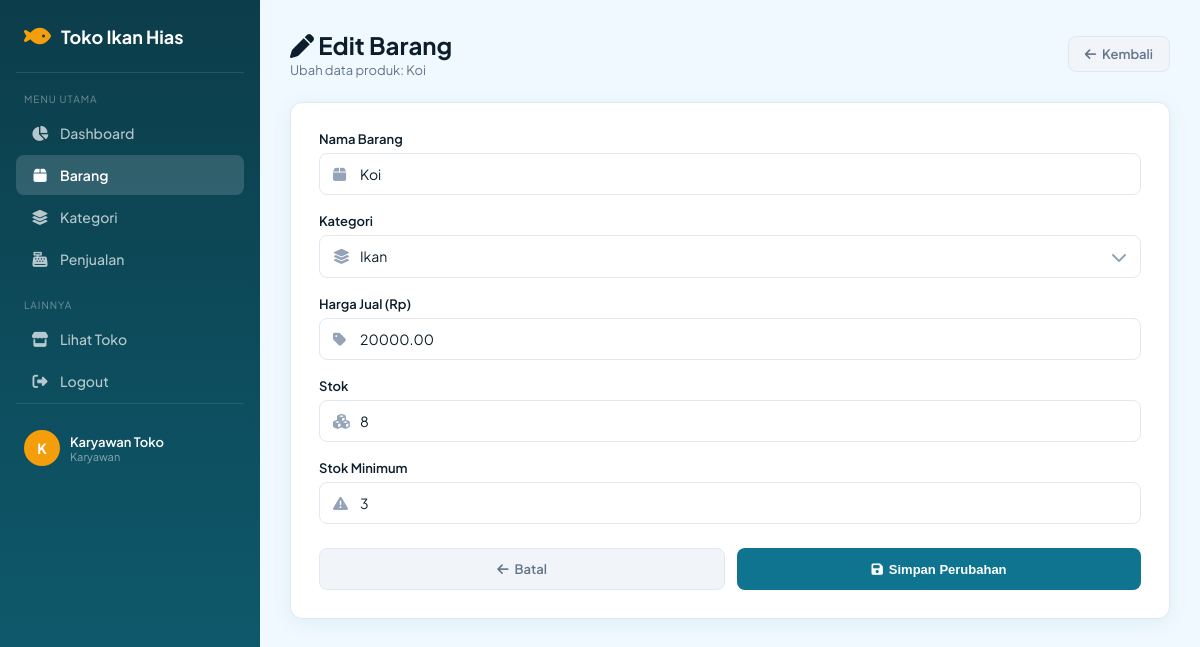
Screenshot of /MVC/index.php?page=barang&aksi=edit&id=4 (signed in) with the database file from the repository.
### tables this page shows
CREATE TABLE barang (
    id_barang INT AUTO_INCREMENT,
    id_kategori INT NOT NULL,
    nama_barang VARCHAR(50) NOT NULL,
    harga_jual DECIMAL(12, 2) NOT NULL DEFAULT 0.00,
    stok INT NOT NULL DEFAULT 0,
    stok_minimum INT NOT NULL DEFAULT 0,
    CONSTRAINT pk_barang PRIMARY KEY (id_barang),
    CONSTRAINT fk_barang_kategori FOREIGN KEY (id_kategori) REFERENCES kategori (id_kategori) ON UPDATE CASCADE ON DELETE RESTRICT,
    CONSTRAINT chk_barang_harga CHECK (harga_jual >= 0),
    CONSTRAINT chk_barang_stok CHECK (stok >= 0),
    CONSTRAINT chk_barang_stok_min CHECK (stok_minimum >= 0)
);

CREATE TABLE kategori (
    id_kategori INT AUTO_INCREMENT,
    nama_kategori VARCHAR(30) NOT NULL,
    CONSTRAINT pk_kategori PRIMARY KEY (id_kategori),
    CONSTRAINT uq_kategori_nama UNIQUE (nama_kategori)
);

### MVC/Model/Barang.php (called while the page is built, shortened)
<?php
require_once __DIR__ . '/../koneksi.php';
class Barang
{
    private mysqli $conn;
    public function __construct()
    {
        global $conn;
        $this->conn = $conn;
    }
    public function cariById(int $id): ?array
    {
        $stmt = $this->conn->prepare(
            'SELECT b.*, k.nama_kategori
             FROM barang b
             JOIN kategori k ON k.id_kategori = b.id_kategori
             WHERE b.id_barang = ?'
        );
        $stmt->bind_param('i', $id);
        $stmt->execute();
        $row = $stmt->get_result()->fetch_assoc();
        return $row;
    }
}

### MVC/Model/Kategori.php (called while the page is built, shortened)
<?php
require_once __DIR__ . '/../koneksi.php';
class Kategori
{
    private mysqli $conn;
    public function __construct()
    {
        global $conn;
        $this->conn = $conn;
    }
    public function semua(): array
    {
        $result = $this->conn->query('SELECT * FROM kategori ORDER BY id_kategori');
        return $result->fetch_all(MYSQLI_ASSOC);
    }
}

### MVC/View/admin/barang/edit.php (the view, shortened to what this page needs)
<!DOCTYPE html>
<html lang="id">
<head>
    <link rel="stylesheet" href="https://cdnjs.cloudflare.com/ajax/libs/font-awesome/6.4.0/css/all.min.css">
    <link rel="stylesheet" href="View/style.css">
</head>
<body>
<div class="admin-layout">
    <?php require __DIR__ . '/../../templates/sidebar.php'; ?>
    <main class="admin-main">
        <div class="page-header">
            <div>
                <h1><i class="fa-solid fa-pen"></i> Edit Barang</h1>
                <p>Ubah data produk: <?= htmlspecialchars($dataForm['nama_barang']) ?></p>
            </div>
            <a href="index.php?page=barang" class="btn btn-secondary"><i class="fa-solid fa-arrow-left"></i> Kembali</a>
        </div>
        <div class="card">
            <div class="form-body">
                <form action="index.php?page=barang&aksi=edit&id=<?= $dataForm['id_barang'] ?>" method="post">
                    <div class="form-group">
                        <label for="nama_barang">Nama Barang</label>
                        <div class="input-group">
                            <input type="text" id="nama_barang" name="nama_barang" class="form-control" value="<?= htmlspecialchars($dataForm['nama_barang']) ?>" required>
                        </div>
                    </div>
                    <div class="form-group">
                        <label for="id_kategori">Kategori</label>
                        <div class="input-group">
                            <select id="id_kategori" name="id_kategori" class="form-control" required>
                                <?php foreach ($dataKategori as $k): ?>
                                <option value="<?= $k['id_kategori'] ?>" <?= $dataForm['id_kategori'] == $k['id_kategori'] ? 'selected' : '' ?>><?= htmlspecialchars(ucfirst($k['nama_kategori'])) ?></option>
                                <?php endforeach; ?>
                            </select>
                        </div>
                    </div>
                    <div class="form-group">
                        <label for="harga_jual">Harga Jual (Rp)</label>
                        <div class="input-group">
                            <input type="number" id="harga_jual" name="harga_jual" class="form-control" min="0" value="<?= $dataForm['harga_jual'] ?>" required>
                        </div>
                    </div>
                    <div class="form-group">
                        <label for="stok">Stok</label>
                        <div class="input-group">
                            <input type="number" id="stok" name="stok" class="form-control" min="0" value="<?= $dataForm['stok'] ?>" required>
                        </div>
                    </div>
                    <div class="form-group">
                        <label for="stok_minimum">Stok Minimum</label>
                        <div class="input-group">
                            <input type="number" id="stok_minimum" name="stok_minimum" class="form-control" min="0" value="<?= $dataForm['stok_minimum'] ?>" required>
                        </div>
                    </div>
                    <div class="btn-group">
                        <a href="index.php?page=barang" class="btn btn-secondary"><i class="fa-solid fa-arrow-left"></i> Batal</a>
                        <button type="submit" class="btn btn-primary"><i class="fa-solid fa-floppy-disk"></i> Simpan Perubahan</button>
                    </div>
                </form>
            </div>
        </div>
    </main>
</div>
</body>
</html>

### MVC/View/style.css (style rules this page uses)
:root { --primary: #0e7490; --primary-dark: #0c5f73; --primary-light: #e0f7fa; --accent: #f59e0b; --accent-hover: #d97706; --bg: #f0f9ff; --card-bg: #ffffff; --text-main: #0c1e2b; --text-muted: #64748b; --border: #e2e8f0; --danger: #ef4444; --success: #10b981; --shadow: 0 4px 20px rgba(14, 116, 144, .08); --shadow-lg: 0 10px 40px rgba(14, 116, 144, .12); --radius: 12px; --sidebar-w: 260px; }
* { box-sizing: border-box; margin: 0; padding: 0; }
body { font-family: 'Plus Jakarta Sans', 'Segoe UI', sans-serif; color: var(--text-main); background: var(--bg); }
a { text-decoration: none; color: inherit; }
.admin-layout { display: flex; min-height: 100vh; }
.admin-main { margin-left: var(--sidebar-w); flex: 1; padding: 30px; background: var(--bg); min-height: 100vh; }
.page-header { display: flex; align-items: center; justify-content: space-between; flex-wrap: wrap; gap: 16px; margin-bottom: 24px; }
.page-header h1 { font-size: 24px; font-weight: 700; }
.page-header p { color: var(--text-muted); font-size: 13px; margin-top: 2px; }
.card { background: var(--card-bg); border: 1px solid var(--border); border-radius: var(--radius); box-shadow: var(--shadow); overflow: hidden; }
.btn { display: inline-flex; align-items: center; justify-content: center; gap: 6px; padding: 9px 16px; border: none; border-radius: 8px; font-size: 13px; font-weight: 600; cursor: pointer; text-decoration: none; transition: .2s; }
.btn-primary { background: var(--primary); color: #fff; }
.btn-secondary { border: 1px solid var(--border); background: #f1f5f9; color: var(--text-muted); }
.form-body { padding: 28px; }
.form-group { margin-bottom: 18px; }
.form-group label { display: block; margin-bottom: 6px; font-size: 13px; font-weight: 600; color: var(--text-main); }
.input-group { position: relative; display: flex; align-items: center; }
.form-control { width: 100%; padding: 11px 14px 11px 40px; border: 1px solid var(--border); border-radius: 8px; background: #fff; color: var(--text-main); font-size: 14px; font-family: inherit; }
select.form-control { appearance: none; cursor: pointer; }
.btn-group { display: flex; gap: 12px; margin-top: 24px; }
.btn-group .btn { flex: 1; padding: 12px 18px; }

### rows the page displays
barang: nama_barang "Koi", id_kategori "Ikan", harga_jual "20000.00", stok "8", stok_minimum "3"

### other values shown
$initial "K"
$userNama "Karyawan Toko"
$userPeran "Karyawan"
